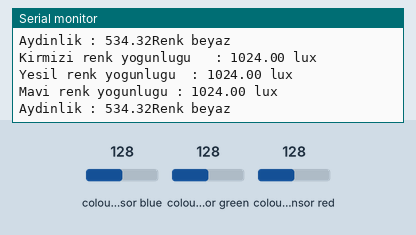
Recording of a sketch running on a simulated Arduino Uno, built with avr-gcc and run on an emulated ATmega328P. Shown: the last lines printed to the serial monitor. Wiring (inferred from the names in the program): TCS34725 colour sensor at I2C address 0x29. The test bench sets the inputs (shaded band); at power-on: colour sensor blue 128, colour sensor green 128, colour sensor red 128.

Above: at 2.0 s.
2.1 s: colour sensor blue set to 5
At 3.6 s:
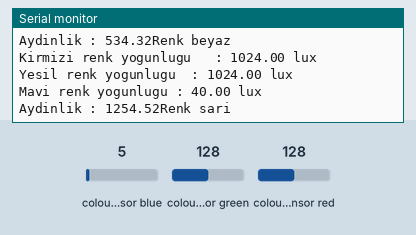
5.6 s: colour sensor green set to 5
At 7.1 s:
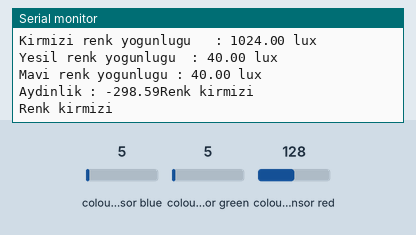
7.8 s: colour sensor red set to 5
At 9.3 s:
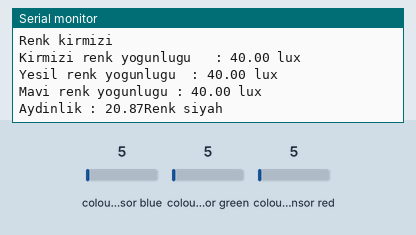
11.0 s: colour sensor blue set to 64
At 12.5 s:
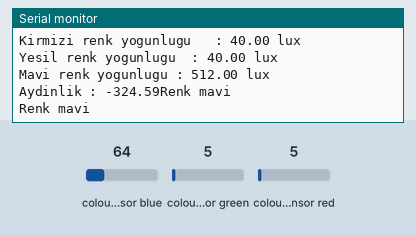
13.2 s: colour sensor green set to 64
At 14.7 s:
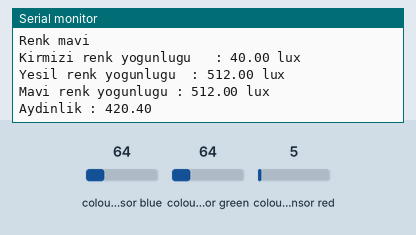
16.4 s: colour sensor blue set to 7
At 17.9 s:
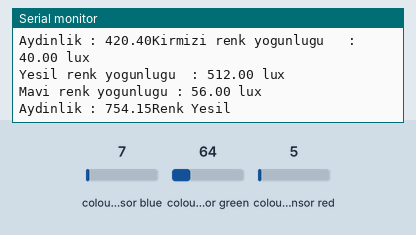
Timing chart, 0 to 19.4 s (numbered marks = the images above; inputs shaded):
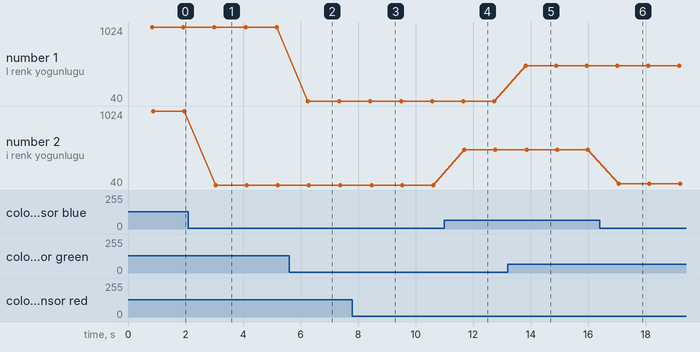

Measured:
- after the input at 2.1 s, the serial monitor: prints a new line after 0.94 s (image 1)
- after the input at 5.6 s, the serial monitor: prints a new line after 0.64 s (image 2)
- after the input at 7.8 s, the serial monitor: prints a new line after 0.59 s (image 3)
- after the input at 11.0 s, the serial monitor: prints a new line after 0.69 s (image 4)
- after the input at 13.2 s, the serial monitor: prints a new line after 0.63 s (image 5)
- after the input at 16.4 s, the serial monitor: prints a new line after 0.65 s (image 6)
- plotted number 2: 1024 → 40 after the input at 2.1 s, 40 → 512 after the input at 11.0 s, 512 → 56 after the input at 16.4 s

The sketch:

renk_sensor_.ino
```cpp
// TCS34725 0x29
#define device 0x29
#include <Wire.h>

void setup()
{
  Wire.begin();
  Serial.begin(9600);
  Wire.beginTransmission(device);
  Wire.write(0x80);
  // Power ON
  Wire.write(0x03);
  Wire.endTransmission();
  delay(800);
}

void loop()
{
  unsigned int data[8];

  // Start I2C Transmission on the device
  Wire.beginTransmission(device);
  Wire.write(0x94);
  Wire.endTransmission();
  Wire.requestFrom(device, 8);
  if (Wire.available() == 8)
  {
    data[0] = Wire.read();
    data[1] = Wire.read();
    data[2] = Wire.read();
    data[3] = Wire.read();
    data[4] = Wire.read();
    data[5] = Wire.read();
    data[6] = Wire.read();
    data[7] = Wire.read();
  }


  // matematiksel hesaplamalar datasheeten alınmıştır
  float cData = (data[1] * 256.0) + data[0];
  float red = (data[3] * 256.0) + data[2];
  float green = (data[5] * 256.0) + data[4];
  float blue = (data[7] * 256.0) + data[6];
  float luminance = (-0.32466 * red) + (1.57837 * green) + (-0.73191 * blue);

  // Output data to serial monitor

  Serial.print("Kirmizi renk yogunlugu   : ");
  Serial.print(red);
  Serial.println(" lux");
  Serial.print("Yesil renk yogunlugu  : ");
  Serial.print(green);
  Serial.println(" lux");
  Serial.print("Mavi renk yogunlugu : ");
  Serial.print(blue);
  Serial.println(" lux");
  Serial.print("Aydinlik : ");
  Serial.print(luminance );
  if((luminance<250)&&(red>green)&&(red>blue))Serial.println("Renk kirmizi");
  if((luminance<250)&&(blue>green)&&(blue>red))Serial.println("Renk mavi");
  if((luminance<250)&&(green>blue)&&(green>red))Serial.println("Renk yesil");
  if(((red-blue)>150) && ((red-green)>150)) Serial.println("Renk kirmizi");
  if(((blue-green)>150) && ((blue-red)>150)) Serial.println("Renk mavi");
  if(((green-blue)>150) && ((green-red)>150)) Serial.println("Renk Yesil ");
  if(((red - green)<100 )&& ((red-blue)>150)&& (( green-blue)>150)) Serial.println("Renk sari ");
  if(((green-red)<100)&&((red-blue)<100)&&((blue-green)<100)&& (luminance>250)) Serial.println("Renk beyaz ");
  if(((green-red)<10)&&((red-blue)<10)&&((blue-green)<10)&& (luminance<100)) Serial.println("Renk siyah ");
  delay(1000);
}
```
